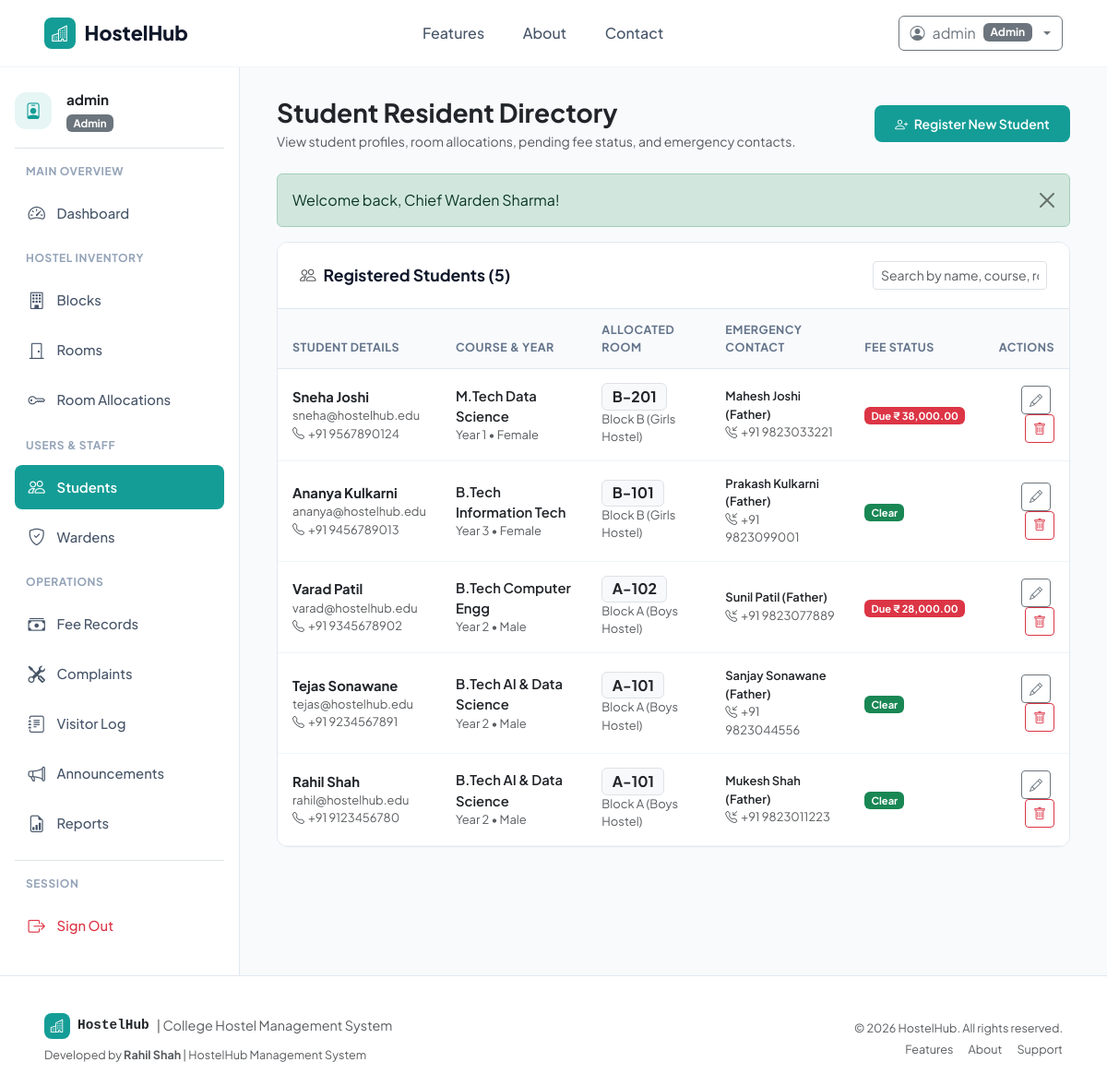
Page /admin/students.php (signed in) on the committed database.
### tables this page shows
CREATE TABLE `students` (
    `StudentID` INT AUTO_INCREMENT PRIMARY KEY,
    `Name` VARCHAR(100) NOT NULL,
    `Email` VARCHAR(100) NOT NULL UNIQUE,
    `Phone` VARCHAR(20) NOT NULL,
    `Gender` ENUM('Male', 'Female', 'Other') NOT NULL,
    `Course` VARCHAR(100) NOT NULL,
    `Year` INT NOT NULL DEFAULT 1,
    `EmergencyContact` VARCHAR(100) NOT NULL,
    `EmergencyPhone` VARCHAR(20) NOT NULL,
    `Address` TEXT NULL,
    `RoomID` INT NULL,
    `CreatedAt` TIMESTAMP DEFAULT CURRENT_TIMESTAMP,
    FOREIGN KEY (`RoomID`) REFERENCES `rooms`(`RoomID`) ON DELETE SET NULL
);

CREATE TABLE `rooms` (
    `RoomID` INT AUTO_INCREMENT PRIMARY KEY,
    `RoomNumber` VARCHAR(20) NOT NULL,
    `Type` VARCHAR(50) NOT NULL DEFAULT 'Double',
    `Capacity` INT NOT NULL DEFAULT 2,
    `Occupied` INT NOT NULL DEFAULT 0,
    `FeePerSemester` DECIMAL(10,2) NOT NULL DEFAULT 25000.00,
    `Status` ENUM('Available', 'Full', 'Maintenance') NOT NULL DEFAULT 'Available',
    `BlockID` INT NOT NULL,
    `CreatedAt` TIMESTAMP DEFAULT CURRENT_TIMESTAMP,
    FOREIGN KEY (`BlockID`) REFERENCES `blocks`(`BlockID`) ON DELETE CASCADE,
    UNIQUE KEY `unique_block_room` (`BlockID`, `RoomNumber`)
);

CREATE TABLE `blocks` (
    `BlockID` INT AUTO_INCREMENT PRIMARY KEY,
    `BlockName` VARCHAR(50) NOT NULL UNIQUE,
    `Gender` ENUM('Boys', 'Girls', 'Coed') NOT NULL,
    `Description` VARCHAR(255) NULL,
    `CreatedAt` TIMESTAMP DEFAULT CURRENT_TIMESTAMP
);

### admin/students.php (the view, shortened to what this page needs)
<?php
require_once __DIR__ . '/../config/database.php';
require_once __DIR__ . '/../includes/helpers.php';
$students = $pdo->query("
    SELECT
        s.*,
        r.RoomNumber,
        b.BlockName,
        l.Username,
        (SELECT COALESCE(SUM(Amount), 0) FROM fees WHERE StudentID = s.StudentID AND Status IN ('Pending', 'Overdue')) as pending_fees
    FROM students s
    LEFT JOIN rooms r ON s.RoomID = r.RoomID
    LEFT JOIN blocks b ON r.BlockID = b.BlockID
    LEFT JOIN logins l ON l.StudentID = s.StudentID
    ORDER BY s.StudentID DESC
")->fetchAll();
require_once __DIR__ . '/../includes/header.php';
?>
<div class="dashboard-container">
    <?php require_once __DIR__ . '/../includes/sidebar.php'; ?>
    <main class="main-content">
        <div class="d-flex flex-wrap justify-content-between align-items-center mb-4 gap-3">
            <div>
                <h3 class="fw-bold text-dark mb-1">Student Resident Directory</h3>
                <p class="text-muted small mb-0">View student profiles, room allocations, pending fee status, and emergency contacts.</p>
            </div>
            <a href="<?= BASE_URL ?>/auth/register.php" target="_blank" class="btn btn-teal btn-sm">
                <i class="bi bi-person-plus me-1"></i> Register New Student
            </a>
        </div>
        <div class="content-card">
            <div class="content-card-header">
                <h6 class="content-card-title"><i class="bi bi-people me-2 text-muted"></i>Registered Students (<?= count($students) ?>)</h6>
                <div style="max-width: 250px;">
                    <input type="text" class="form-control form-control-sm" placeholder="Search by name, course, room..." data-table-search="#studentsTable">
                </div>
            </div>
            <div class="table-responsive">
                <table class="table table-custom align-middle" id="studentsTable">
                    <thead>
                        <tr>
                            <th>Student Details</th>
                            <th>Course & Year</th>
                            <th>Allocated Room</th>
                            <th>Emergency Contact</th>
                            <th>Fee Status</th>
                            <th class="text-end">Actions</th>
                        </tr>
                    </thead>
                    <tbody>
                        <?php if (empty($students)): ?>
                            <tr><td colspan="6" class="text-center py-4 text-muted">No students registered yet.</td></tr>
                        <?php else: ?>
                            <?php foreach ($students as $st): ?>
                                <tr>
                                    <td>
                                        <div class="fw-bold text-dark"><?= htmlspecialchars($st['Name']) ?></div>
                                        <div class="small text-muted"><?= htmlspecialchars($st['Email']) ?></div>
                                        <div class="small text-muted"><i class="bi bi-telephone me-1"></i><?= htmlspecialchars($st['Phone']) ?></div>
                                    </td>
                                    <td>
                                        <div class="fw-semibold text-dark"><?= htmlspecialchars($st['Course']) ?></div>
                                        <div class="small text-muted">Year <?= $st['Year'] ?> &bull; <?= htmlspecialchars($st['Gender']) ?></div>
                                    </td>
                                    <td>
                                        <?php if (!empty($st['RoomNumber'])): ?>
                                            <span class="badge bg-light text-dark border fs-6"><?= htmlspecialchars($st['RoomNumber']) ?></span>
                                            <div class="small text-muted"><?= htmlspecialchars($st['BlockName']) ?></div>
                                        <?php else: ?>
                                            <span class="badge bg-warning text-dark">Unallocated</span>
                                        <?php endif; ?>
                                    </td>
                                    <td>
                                        <div class="text-dark small fw-semibold"><?= htmlspecialchars($st['EmergencyContact']) ?></div>
                                        <div class="small text-muted"><i class="bi bi-telephone-inbound me-1"></i><?= htmlspecialchars($st['EmergencyPhone']) ?></div>
                                    </td>
                                    <td>
                                        <?php if ($st['pending_fees'] > 0): ?>
                                            <span class="badge bg-danger">Due <?= format_currency($st['pending_fees']) ?></span>
                                        <?php else: ?>
                                            <span class="badge bg-success">Clear</span>
                                        <?php endif; ?>
                                    </td>
                                    <td class="text-end">
                                        <button class="btn btn-sm btn-outline-secondary me-1"
                                                data-bs-toggle="modal"
                                                data-bs-target="#editStudentModal"
                                                data-id="<?= $st['StudentID'] ?>"
                                                data-name="<?= htmlspecialchars($st['Name']) ?>"
                                                data-email="<?= htmlspecialchars($st['Email']) ?>"
                                                data-phone="<?= htmlspecialchars($st['Phone']) ?>"
                                                data-gender="<?= $st['Gender'] ?>"
                                                data-course="<?= htmlspecialchars($st['Course']) ?>"
                                                data-year="<?= $st['Year'] ?>"
                                                data-econtact="<?= htmlspecialchars($st['EmergencyContact']) ?>"
                                                data-ephone="<?= htmlspecialchars($st['EmergencyPhone']) ?>"
                                                data-addr="<?= htmlspecialchars($st['Address'] ?? '') ?>">
                                            <i class="bi bi-pencil"></i>
                                        </button>
                                        <form method="POST" action="students.php" class="d-inline" onsubmit="return confirm('Are you sure you want to delete this student and their login account?');">
                                            <button type="submit" class="btn btn-sm btn-outline-danger">
                                                <i class="bi bi-trash"></i>
                                            </button>
                                        </form>
                                    </td>
                                </tr>
                            <?php endforeach; ?>
                        <?php endif; ?>
                    </tbody>
                </table>
            </div>
        </div>
    </main>
</div>
<?php require_once __DIR__ . '/../includes/footer.php'; ?>

### assets/css/style.css (style rules this page uses)
:root { --primary-teal: #149d96; --primary-teal-hover: #0f827c; --primary-teal-light: #e6f6f5; --primary-teal-border: #b2e4e1; --text-dark: #0f172a; --text-muted: #64748b; --bg-light: #f8fafc; --bg-card: #ffffff; --border-color: #e2e8f0; --sidebar-width: 260px; }
html, body { max-width: 100%; overflow-x: hidden; }
body { font-family: 'Plus Jakarta Sans', 'Inter', -apple-system, BlinkMacSystemFont, "Segoe UI", Roboto, sans-serif; color: var(--text-dark); background-color: var(--bg-light); min-height: 100vh; display: flex; flex-direction: column; }
.btn-teal { background-color: var(--primary-teal); color: #ffffff !important; border: none; font-weight: 600; padding: 0.6rem 1.4rem; border-radius: 8px; transition: all 0.2s ease-in-out; }
.dashboard-container { display: flex; min-height: calc(100vh - 70px); }
.main-content { flex-grow: 1; padding: 2rem 2.5rem; background-color: var(--bg-light); overflow-x: hidden; }
.content-card { background: #ffffff; border: 1px solid var(--border-color); border-radius: 12px; box-shadow: 0 1px 3px rgba(0,0,0,0.02); margin-bottom: 2rem; overflow: hidden; }
.content-card-header { padding: 1.25rem 1.5rem; border-bottom: 1px solid var(--border-color); display: flex; align-items: center; justify-content: space-between; background-color: #ffffff; }
.content-card-title { font-size: 1.1rem; font-weight: 700; margin: 0; color: #0f172a; }
.table-custom { margin-bottom: 0; }
.table-custom th { font-size: 0.78rem; text-transform: uppercase; letter-spacing: 0.04em; color: #64748b; background-color: #f8fafc; border-bottom: 1px solid #e2e8f0; padding: 0.85rem 1rem; }
.table-custom td { padding: 0.95rem 1rem; vertical-align: middle; border-bottom: 1px solid #f1f5f9; font-size: 0.925rem; }

### rows in the picture
students: Name "Sneha Joshi", Email "sneha@hostelhub.edu", Phone "+91 9567890124", Course "M.Tech Data Science", Year "1", Gender "Female", RoomID.RoomNumber "B-201", blocks.BlockName "Block B (Girls Hostel)", EmergencyContact "Mahesh Joshi (Father)", EmergencyPhone "+91 9823033221", pending_fees "₹ 38,000.00"
students: Name "Ananya Kulkarni", Email "ananya@hostelhub.edu", Phone "+91 9456789013", Course "B.Tech Information Tech", Year "3", Gender "Female", RoomID.RoomNumber "B-101", blocks.BlockName "Block B (Girls Hostel)", EmergencyContact "Prakash Kulkarni (Father)", EmergencyPhone "+91 9823099001", shows "Clear"
students: Name "Varad Patil", Email "varad@hostelhub.edu", Phone "+91 9345678902", Course "B.Tech Computer Engg", Year "2", Gender "Male", RoomID.RoomNumber "A-102", blocks.BlockName "Block A (Boys Hostel)", EmergencyContact "Sunil Patil (Father)", EmergencyPhone "+91 9823077889", pending_fees "₹ 28,000.00"
students: Name "Tejas Sonawane", Email "tejas@hostelhub.edu", Phone "+91 9234567891", Course "B.Tech AI & Data Science", Year "2", Gender "Male", RoomID.RoomNumber "A-101", blocks.BlockName "Block A (Boys Hostel)", EmergencyContact "Sanjay Sonawane (Father)", EmergencyPhone "+91 9823044556", shows "Clear"
students: Name "Rahil Shah", Email "rahil@hostelhub.edu", Phone "+91 9123456780", Course "B.Tech AI & Data Science", Year "2", Gender "Male", RoomID.RoomNumber "A-101", blocks.BlockName "Block A (Boys Hostel)", EmergencyContact "Mukesh Shah (Father)", EmergencyPhone "+91 9823011223", shows "Clear"

### other values in the picture
$currentUser['Username'] "admin"
$currentUser['Role'] "Admin"
$_SESSION['user']['Username'] "admin"
$role "Admin"
$message "Welcome back, Chief Warden Sharma!"
count($students) "5"
APP_NAME "HostelHub"
APP_TITLE "College Hostel Management System"
